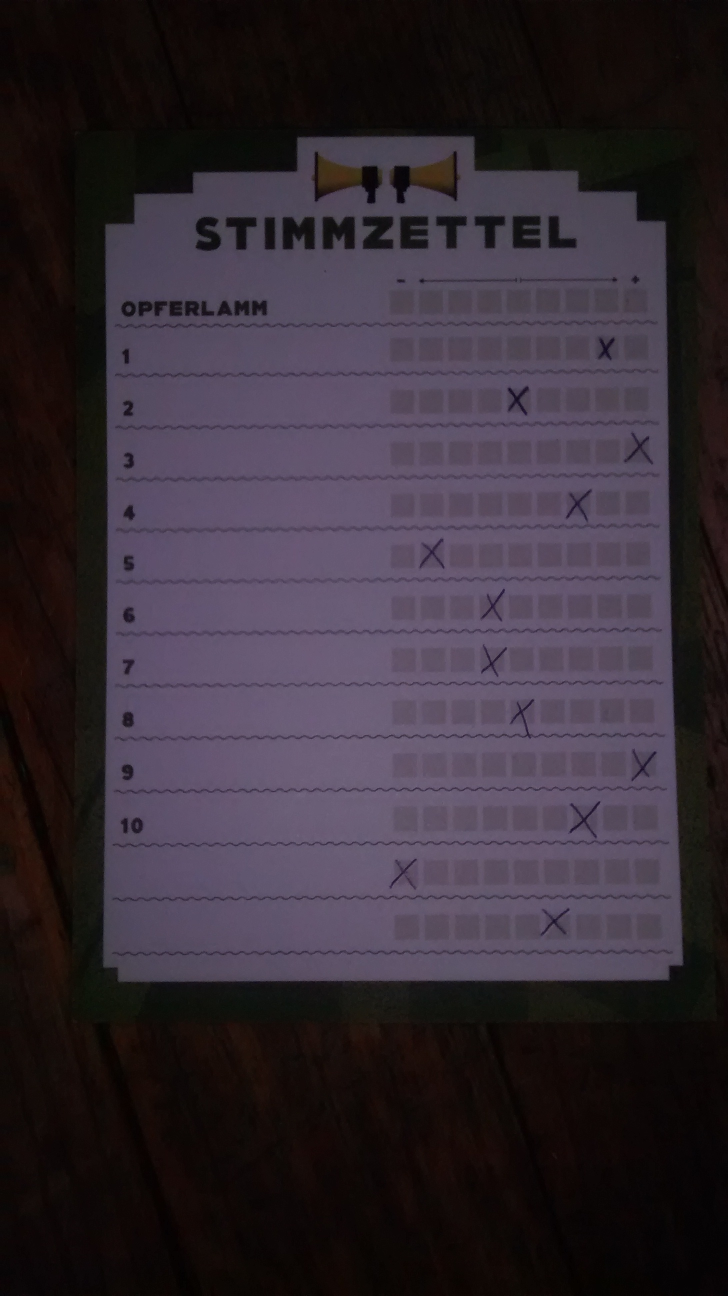
#> input picture testimages/card__859724459716.jpg, 1456 x 2592 px (shown at 1/2 size)
$ python scanner.py   (older library calls are emulated)
#> lines starting #> are read from the running program, lines starting #| are printed output that depends on the picture; after the words box and inside, x2 and y2 are one past the last pixel; in counts of white or black regions, pixels touching at a corner belong together
from __future__ import division
from __future__ import print_function

import cv2
import numpy
import os.path
import sys
import math
import datetime
#import configtest

#cfg = configtest.getConfig("NONE")

# Debug switches

DEBUG = False
VISUAL_DEBUG = False
VISUAL_DEBUG_SHOW_NONBLURED_AND_THRESHOLDED_IMG = False
VISUAL_DEBUG_SHOW_ALL_LINES = False
VISUAL_DEBUG_SHOW_VOTE_IMG = False
VISUAL_DEBUG_IMAGE_WIDTH = 500
VISUAL_DEBUG_WAIT_FOR_KEYPRESS = 0
USE_ADAPTIVE_THRESHOLDING = False
WRITE_DEBUG_IMAGE = False
THRESHOLD_BOUNDARY_EDGES = 0
THRESHOLD_VOTES = 0

def setCameraDebugValues():
    #TODO configuration object
    global     DEBUG
    DEBUG = False
    global     VISUAL_DEBUG
    VISUAL_DEBUG = True
    global     VISUAL_DEBUG_SHOW_NONBLURED_AND_THRESHOLDED_IMG
    VISUAL_DEBUG_SHOW_NONBLURED_AND_THRESHOLDED_IMG = True
    global     VISUAL_DEBUG_SHOW_ALL_LINES
    VISUAL_DEBUG_SHOW_ALL_LINES = True
    global     VISUAL_DEBUG_SHOW_VOTE_IMG
    VISUAL_DEBUG_SHOW_VOTE_IMG = False
    global     VISUAL_DEBUG_IMAGE_WIDTH
    VISUAL_DEBUG_IMAGE_WIDTH = 500
    global     USE_ADAPTIVE_THRESHOLDING
    USE_ADAPTIVE_THRESHOLDING = False
    global     THRESHOLD_BOUNDARY_EDGES
    THRESHOLD_BOUNDARY_EDGES = 0
    global     THRESHOLD_VOTES
    THRESHOLD_VOTES = 0
    global     VISUAL_DEBUG_WAIT_FOR_KEYPRESS
    VISUAL_DEBUG_WAIT_FOR_KEYPRESS = 0

# def initGlobals(cfg):
#     global DEBUG
#     DEBUG = cfg.getBoolean('show_messages')
#     global VISUAL_DEBUG
#     VISUAL_DEBUG = cfg.getBoolean('show_images')
#     global VISUAL_DEBUG_SHOW_NONBLURED_AND_THRESHOLDED_IMG
#     VISUAL_DEBUG_SHOW_NONBLURED_AND_THRESHOLDED_IMG = cfg.getBoolean('show_bounding_edges')
#     global VISUAL_DEBUG_SHOW_ALL_LINES
#     VISUAL_DEBUG_SHOW_ALL_LINES = cfg.getBoolean('show_all_lines')
#     global VISUAL_DEBUG_SHOW_BOUNDING_EDGES
#     VISUAL_DEBUG_SHOW_BOUNDING_EDGES = cfg.getBoolean('show_bounding_edges')
#     global VISUAL_DEBUG_SHOW_VOTE_IMG
#     VISUAL_DEBUG_SHOW_VOTE_IMG = cfg.getBoolean('show_vote_img')
#     global VISUAL_DEBUG_IMAGE_WIDTH
#     VISUAL_DEBUG_IMAGE_WIDTH = cfg.getInt('image_width')
#
#     global USE_ADAPTIVE_THRESHOLDING
#     USE_ADAPTIVE_THRESHOLDING = cfg.getBoolean('use_adaptive_thresholding')
#
#     global THRESHOLD_BOUNDARY_EDGES
#     THRESHOLD_BOUNDARY_EDGES = cfg.get('threshold_boundary_edges')
#     global THRESHOLD_VOTES
#     THRESHOLD_VOTES = cfg.get('threshold_votes')


# draws a line with given coordinate and color in an image
def displayLine(img, line, color=(0, 0, 255)):
    x1, y1, x2, y2 = line
    cv2.line(img, (x1, y1), (x2, y2), color, 2)


def getGradient(line):
    x1, y1, x2, y2 = line
    m = 0
    if x1 != x2:
        m = (y2 - y1) / (x2 - x1)
    else:
        m = sys.maxsize
    return m


def resizeAndDisplay(img, name, wait, translate=0):
    # resize image
    new_with = VISUAL_DEBUG_IMAGE_WIDTH
    # the ratio of the new image to the old image
    r = new_with / img.shape[1]
    dim = (new_with, int(img.shape[0] * r))
    #print("New dim" , dim)
    resized = cv2.resize(img, dim, interpolation=cv2.INTER_AREA)
    cv2.imshow(name, resized)
    if translate != 0:
        cv2.moveWindow(name, translate, 0)
    if VISUAL_DEBUG_WAIT_FOR_KEYPRESS:
        cv2.waitKey(wait)

# maximum angle of pi/4 (equals gradient=1) is considered as vertical
def isVertical(line):
    grad = getGradient(line)
    return abs(grad) > 1


def isHorizontal(line):
    return not isVertical(line)


def getBlurKernelSize(imgHeight):
    size = round(imgHeight * 0.05)
    size = round(size/2) * 2 + 1
    print("Kernel Size {}".format(size))
    return int(size)

def getMinLineThreshold(imageHeight):
    size = int(imageHeight / 15)
    print("Minimal Line Threshold {}".format(size))
    return min(100, size)

def getVotesFromImage(imageName):
#> called with imageName = '../testimages/card__859724459716.jpg'
    if not os.path.exists(imageName):
        raise RuntimeError("File not found: {}".format(imageName))

    # load the image and convert it to grayscale
    #img = cv2.imread(imageName, cv2.CV_8UC1)
    img = cv2.imread(imageName, cv2.IMREAD_COLOR)
#> img is the input picture: shape (2592, 1456, 3); mean B, G, R 52.3, 43.5, 52.3

    if VISUAL_DEBUG:
        display_img = cv2.imread(imageName, cv2.IMREAD_COLOR)
    return getVotesFromCV2Img(img)

def getVotesFromCV2Img(img):
    print("Image size - Height {} Width {}  ".format(img.shape[0], img.shape[1]))
#| Image size - Height 2592 Width 1456
    if VISUAL_DEBUG:
        display_img = img.copy()

    # blur image

    working_img = cv2.cvtColor(img, cv2.COLOR_BGR2GRAY)
#    blured2 = cv2.bilateralFilter(img, 25, 200, 100)
#    blured2 = cv2.GaussianBlur(blured2 , (11, 11), 0)
#    resizeAndDisplay(blured2, "biliteral",0, VISUAL_DEBUG_IMAGE_WIDTH)

    blurKernelSize = getBlurKernelSize(img.shape[0])
#> blurKernelSize = 131
    working_img = cv2.GaussianBlur(working_img,
                    (blurKernelSize,blurKernelSize), 0)
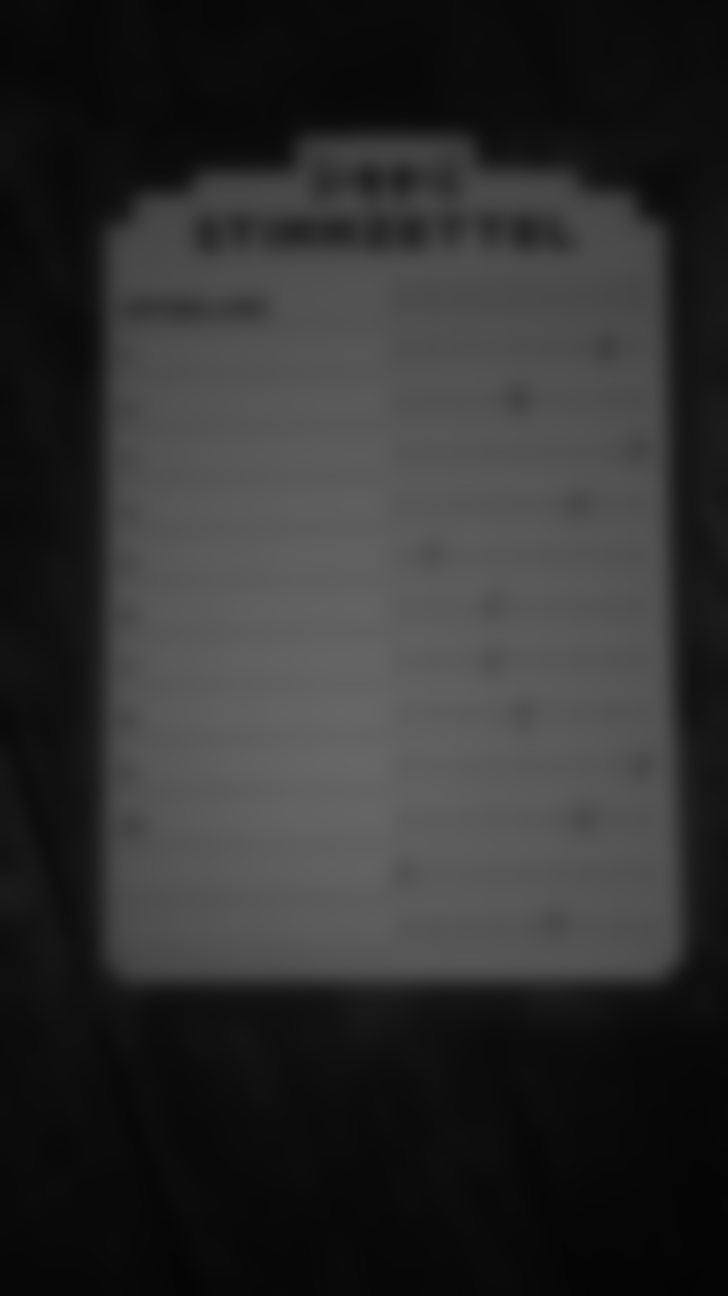
#> working_img: shape (2592, 1456) (shown at 1/2 size); min 4, max 103, mean 47.1
    # get black white image
    threshold_method = cv2.THRESH_BINARY
    if THRESHOLD_BOUNDARY_EDGES == 0:
        threshold_method = cv2.THRESH_BINARY + cv2.THRESH_OTSU

 #   blured2 = cv2.cvtColor(blured2, cv2.COLOR_BGR2GRAY)
  #  tmp, blured2 = cv2.threshold( blured2
  #          , THRESHOLD_BOUNDARY_EDGES, 255,
  #          threshold_method)
  #  resizeAndDisplay(blured2, "biliteral thres",0, VISUAL_DEBUG_IMAGE_WIDTH)

    tmp, working_img = cv2.threshold(
            working_img, THRESHOLD_BOUNDARY_EDGES, 255,
            threshold_method)
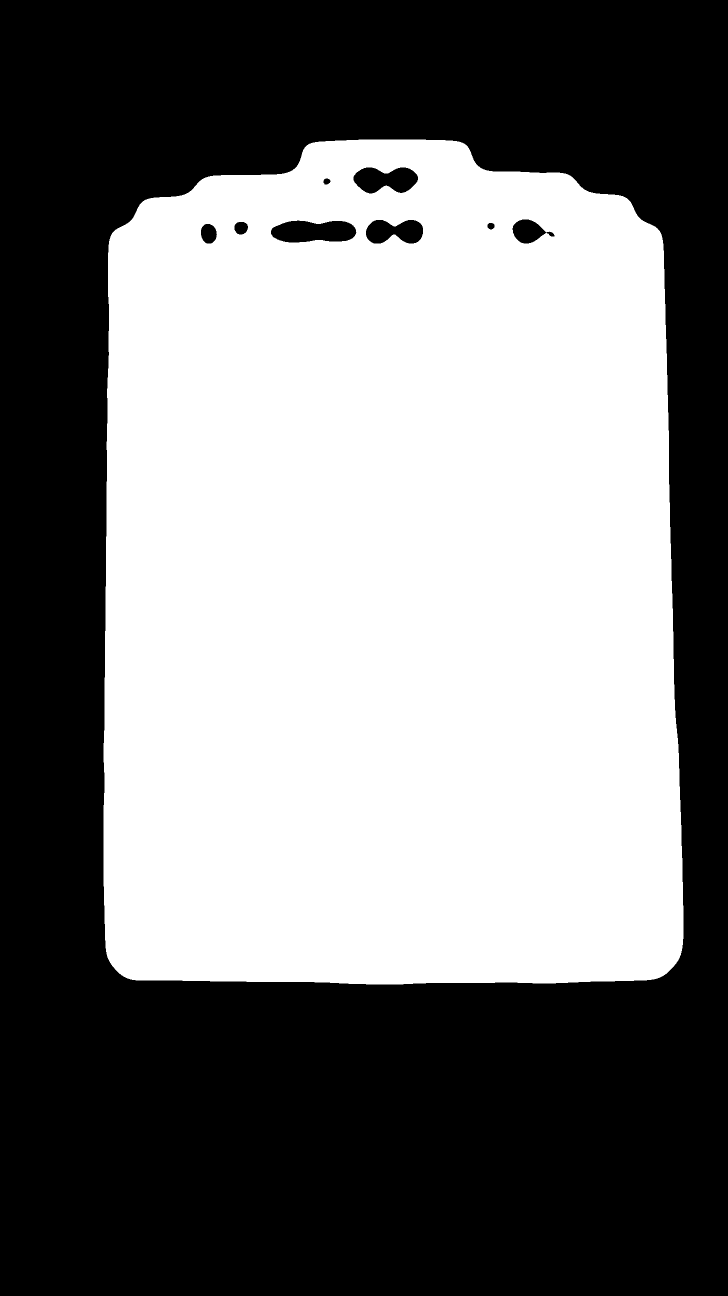
#> working_img: shape (2592, 1456) (shown at 1/2 size); 48% white; 1 white region, box (x1, y1, x2, y2) and area: (207, 279, 1367, 1969) 1812259
#> tmp = 48

    if VISUAL_DEBUG and VISUAL_DEBUG_SHOW_NONBLURED_AND_THRESHOLDED_IMG:
        resizeAndDisplay(
                working_img, "Threshshold and binary", 1,
                VISUAL_DEBUG_IMAGE_WIDTH)
        resizeAndDisplay(
                display_img, "Comparison", 0,
                VISUAL_DEBUG_IMAGE_WIDTH *2)

    # invert image
    working_img = (255 - working_img)

    # detect lines in image
    edges = cv2.Canny(working_img, 150, 200, apertureSize=3)
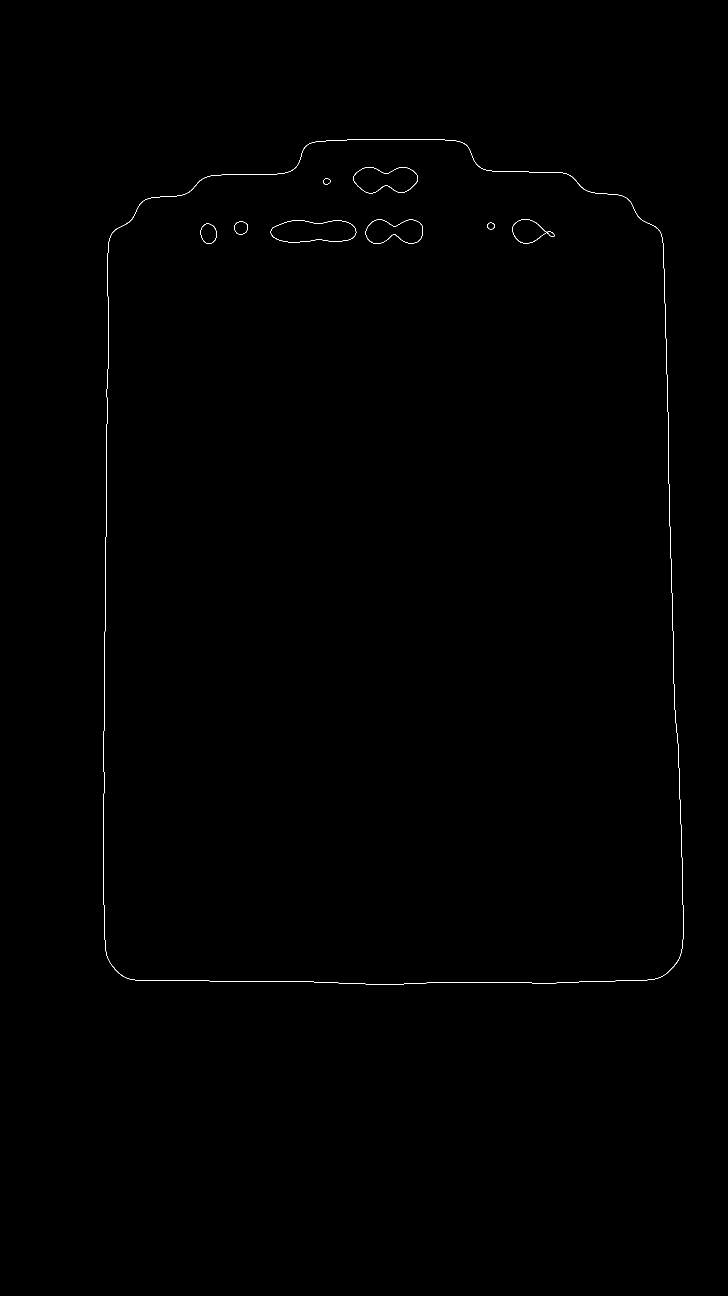
#> edges: shape (2592, 1456) (shown at 1/2 size); 0.18% white in thin lines or dots, all inside (x1, y1, x2, y2) = (206, 278, 1367, 1969)
    if DEBUG:
        print("Edges: {}".format(len(edges)))
#| Edges: 2592


    minLineLengthThresh = getMinLineThreshold(img.shape[0])
#> minLineLengthThresh = 100
    lines = cv2.HoughLinesP(
            edges, 1, numpy.pi/180, 35,
            minLineLength=minLineLengthThresh, maxLineGap=int(minLineLengthThresh*0.8))
#> lines = 39 rows, first 6: [1333, 706, 1340, 1085], [263, 1959, 534, 1963], [853, 1965, 1136, 1965], [208, 1395, 211, 1167], [212, 898, 217, 610], [206, 1771, 206, 1611]
            #minLineLength=60, maxLineGap=30)
    if DEBUG and (lines is not None):
        print("Deteted {} lines in image".format(len(lines)))
#| Deteted 39 lines in image
    x_min = sys.maxsize
    x_max = 0
    y_min = sys.maxsize
    y_max = 0
    x_minline = None
    x_maxline = None
    y_minline = None
    y_maxline = None
    # Values for test on Mac:
    # (145, 1, 4) (22, 1, 4) (29, 1, 4) (10, 1, 4) (7, 1, 4)
    #for i in lines:
    for i in lines[0]:
        # for some reason i is an array with 1 line as item
        line = i
        #line = i[0]
        x1, y1, x2, y2 = line
        if (x1 > x_max or x2 > x_max) and isVertical(line):
            x_max = max(x1, x2)
            x_maxline = line
        if (x1 < x_min or x2 < x_min) and isVertical(line):
            x_min = min(x1, x2)
            x_minline = line
        if (y1 > y_max or y2 > y_max) and isHorizontal(line):
            y_max = max(y1, y2)
            y_maxline = line
        if (y1 < y_min or y2 < y_min) and isHorizontal(line):
            y_min = min(y1, y2)
            y_minline = line
        if VISUAL_DEBUG and VISUAL_DEBUG_SHOW_ALL_LINES:
            displayLine(display_img, line, (255, 0, 0))
#> this loop made 1 pass
#> (x_max, x_min) on pass 1: (1340, 1333)
#> after the loop, x_max = 1340; x_min = 1333; y_max = 0; y_min = 9223372036854775807

    if VISUAL_DEBUG:
        displayLine(display_img, x_minline)
#> in displayLine, `x1, y1, x2, y2 = line`: x1 = 1333; y1 = 706; x2 = 1340; y2 = 1085
        displayLine(display_img, x_maxline)
        displayLine(display_img, y_minline)
        displayLine(display_img, y_maxline)
        resizeAndDisplay(display_img, "Lines", VISUAL_DEBUG_WAIT_FOR_KEYPRESS)


#    # TODO rotation
    # get gradients for the bounding box
    m_vert_1 = getGradient(x_minline)
    m_vert_2 = getGradient(x_maxline)
    m_hor_1 = getGradient(y_minline)
    m_hor_2 = getGradient(y_maxline)
    horizontalRotation = math.degrees(math.atan(m_hor_2))
    print("vertical gradient (left) 1: {} angle: {} ".format(
        m_vert_1, abs(90 - math.degrees(math.atan(m_vert_1)))))
    print("vertical gradient (right) 2: {} angle: {} ".format(
        m_vert_2, abs(90-math.degrees( math.atan(m_vert_2)))))
    print("horizontal gradient (top) 1: {} angle: {} ".format(
        m_hor_1, math.degrees( math.atan(m_hor_1))))
    print("horizontal gradient (bottom) 2: {} angle: {} ".format(
        m_hor_2, math.degrees( math.atan(m_hor_2))))

    rows, cols, num_color = img.shape
    if(horizontalRotation > 10):
        M = cv2.getRotationMatrix2D((cols/2,rows/2),
              (math.degrees( math.atan(m_hor_2)))
               ,1)
        working_img = cv2.warpAffine(img,M,(cols,rows))
        display_img = cv2.warpAffine(display_img, M, (cols, rows))
        return getVotesFromCV2Img(working_img)

    # translate images
    min_x = int(round((x_minline[0] + x_minline[2]) / 2))
    min_y = int(round((y_minline[1] + y_minline[3]) / 2))
    M = numpy.float32([[1, 0, -1 * min_x], [0, 1, -1 * min_y]])
    rows, cols, num_color = img.shape
    dst = cv2.warpAffine(img, M, (cols, rows))
    working_img = cv2.warpAffine(working_img, M, (cols, rows))
    if VISUAL_DEBUG:
        display_img = cv2.warpAffine(display_img, M, (cols, rows))

    max_x = int(round((x_maxline[0] + x_maxline[2]) / 2))
    max_y = int(round((y_maxline[1] + y_maxline[3]) / 2))
    x_range = max_x - min_x
    y_range = max_y - min_y

    print("X-Range {} Y-Range {} Quotient {}".format(x_range, y_range, y_range/ x_range))

    # offset for first (first column in first row) box
    x_offset = x_range * 0.505
    y_offset = y_range * 0.235
    # box size
    xsize = x_range * 0.05
    ysize = y_range * 0.04
    # distance between to boxes
    xdiff = xsize
    ydiff = y_range * 0.0625

    maxValues = {}
    if DEBUG:
        print("xrange: {} yrange {} ".format(x_range, y_range))

    # adaptive thresholding can be activated for testing puproses
    if USE_ADAPTIVE_THRESHOLDING:
        # calculate window size relative to size of the vote box
        window_size = int(xsize / 10) * 2 + 1
        window_size = max(window_size, 3)
        non_blured_bw_img = cv2.adaptiveThreshold(
                img, 255, cv2.ADAPTIVE_THRESH_GAUSSIAN_C,
                cv2.THRESH_BINARY_INV, window_size, 5)
    else:
        # get non blured bw image
        threshold_method = cv2.THRESH_BINARY_INV
        if THRESHOLD_VOTES == 0:
            threshold_method = cv2.THRESH_BINARY_INV + cv2.THRESH_OTSU
        # TODO can done more efficiently
        grayscale_img = cv2.cvtColor(img, cv2.COLOR_BGR2GRAY)
        tmp, non_blured_bw_img = cv2.threshold(
                grayscale_img, THRESHOLD_VOTES, 255,
                threshold_method)
    # translate this image
    non_blured_bw_img = cv2.warpAffine(non_blured_bw_img, M, (cols, rows))
    if VISUAL_DEBUG and VISUAL_DEBUG_SHOW_VOTE_IMG:
        resizeAndDisplay(non_blured_bw_img, "Nonblured bw Votes", 1,
                         VISUAL_DEBUG_IMAGE_WIDTH)
    # make this image the new working image,
    # the old one is only needed for the boundaries.
    working_img = non_blured_bw_img
    for row in range(0, 12):
        maxValues[row] = (-1, 0)
        ystart_f = y_offset + (row * ydiff)
        ystart = int(round(ystart_f))
        yend = int(round(ystart_f + ysize))
        for i in range(0, 9):
            xstart_f = x_offset + (i * xdiff)
            xstart = int(round(xstart_f))
            xend = int(round(xstart_f + xsize))

            # matrix has different indexing than drawing rectangles
            ar = non_blured_bw_img[ystart:yend, xstart:xend]
            rectSum = numpy.sum(ar)
            if(rectSum > maxValues[row][0]):
                maxValues[row] = (rectSum, i+1)
            if DEBUG:
                print("Sum for box {} in row {}: {}".format(i+1, row, rectSum))
            if VISUAL_DEBUG:
                cv2.rectangle(working_img, (xstart, ystart),
                              (xend, yend), (255, 255, 255), 1)
                cv2.rectangle(display_img, (xstart, ystart),
                              (xend, yend), (0, 0, 0), 1)
    votes = [v[1] for v in maxValues.values()]

    if VISUAL_DEBUG and VISUAL_DEBUG_SHOW_VOTE_IMG:
        resizeAndDisplay(working_img, "Vote with boxes", 100,
                VISUAL_DEBUG_IMAGE_WIDTH *2)

    if VISUAL_DEBUG:
        for c, i in enumerate(votes):

            xstart_f = x_offset + ((i-1) * xdiff)
            xstart = int(round(xstart_f))
            ystart_f = y_offset + (c * ydiff)
            ystart = int(round(ystart_f))
            fillRectangle(display_img, xstart, ystart, int(round(xdiff)))

    if DEBUG:
        print(maxValues)
        print(votes)
        for key, value in maxValues.iteritems():
            print("{} : {}".format(key, value[1]))

    if VISUAL_DEBUG:
        resizeAndDisplay(display_img, "Display Image", 3000)
        if WRITE_DEBUG_IMAGE:
            now = datetime.datetime.now()
            timeStr = now.strftime("%y_%m_%d-%H_%M_%S")
            cv2.imwrite("test-" + timeStr +".jpg", display_img)
    if DEBUG:
        print("Expected 1: {} ".format(votes == [2,6,5,6,5,9,7,5,9,7,3,5]))
        print("Expected 2: {} ".format(votes == [8,5,9,7,2,4,4,5,9,7,1,6]))
        print("Expected 3: {} ".format(votes == [8,9,8,6,5,6,7,1,7,5,7,5]))
        print("Expected 4: {} ".format(votes == [5,2,6,3,8,7,8,9,3,7,4,6]))

    return votes


def fillRectangle(img, x, y, size=10):
    cv2.rectangle(img, (x, y), (x+size, y+size), (0,255,0), -1)


if __name__ == "__main__":
    VISUAL_DEBUG = True
    DEBUG = True
    imageName = "../testimages/card__859724459716.jpg"
    #  imageName = "../testimages/card_webcam__898656717575.jpg"
#> (the run stopped early here; a loop or call above may not have finished)

$ run again, with testimages/card_blocks__265659759735.jpg copied over testimages/card__859724459716.jpg
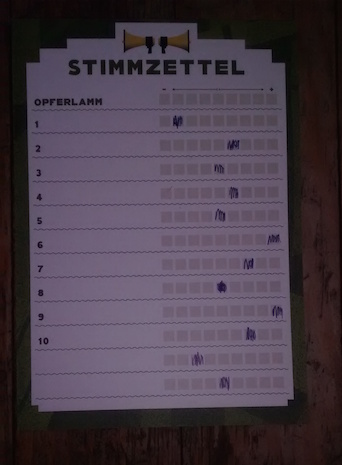
#> input picture testimages/card_blocks__265659759735.jpg, 342 x 465 px
#> in getVotesFromImage, img is the input picture: shape (465, 342, 3); mean B, G, R 72.6, 60.7, 72.1
#| Image size - Height 465 Width 342
#> in getVotesFromCV2Img, `tmp, working_img = cv2.threshold( working_img, THRESHOLD_BOUNDARY_EDGE..`:
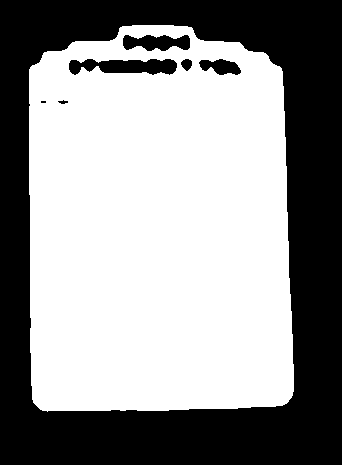
#> working_img: shape (465, 342); 58.2% white; 7 black regions (1 under 20 px), largest, box (x1, y1, x2, y2) and area: (0, 0, 342, 465) 63841, (69, 59, 177, 75) 1273, (123, 35, 190, 51) 799, (199, 59, 241, 75) 444, (181, 59, 192, 71) 94, (58, 100, 68, 104) 24
#> tmp = 59
#> in getVotesFromCV2Img, `edges = cv2.Canny(working_img, 150, 200, apertureSize=3)`:
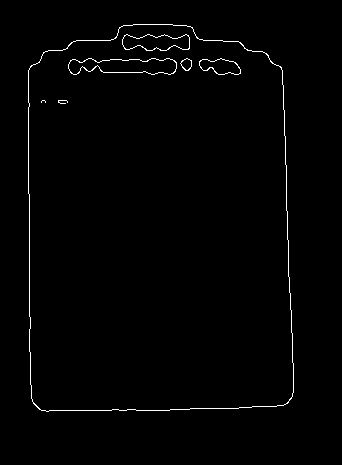
#> edges: shape (465, 342); 1.1% white in thin lines or dots, all inside (x1, y1, x2, y2) = (28, 24, 294, 412)
#| Edges: 465
#> lines = 13 rows, first 6: [282, 70, 293, 392], [41, 410, 85, 410], [28, 193, 28, 70], [136, 410, 283, 405], [29, 351, 29, 194], [70, 71, 173, 73]
#| Deteted 13 lines in image
#> the loop in getVotesFromCV2Img, `for i in lines[0]:` made 1 pass
#> (x_max, x_min) on pass 1: (293, 282)
#> after the loop in getVotesFromCV2Img, `for i in lines[0]:`: x_max = 293; x_min = 282; y_max = 0; y_min = 9223372036854775807
#> in displayLine, `x1, y1, x2, y2 = line`: x1 = 282; y1 = 70; x2 = 293; y2 = 392
